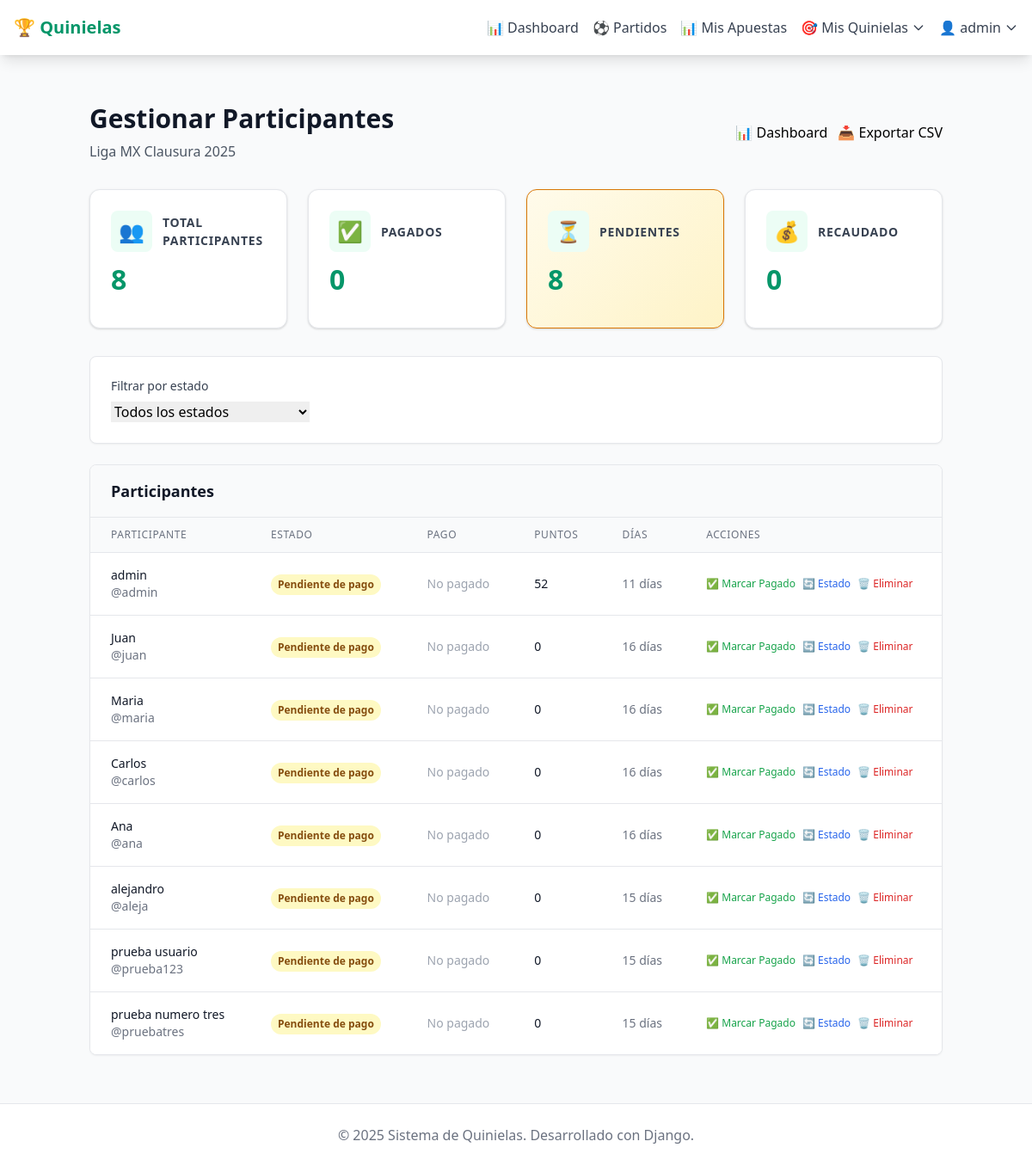
The app's page /quiniela/1/gestionar-participantes/ (signed in) with its own data.
### quinielas/models.py (models this page shows, shortened)
class Quiniela(models.Model):
    nombre = models.CharField(max_length=100)
    descripcion = models.TextField(blank=True, null=True)
    codigo_acceso = models.CharField(max_length=10, unique=True, editable=False)
    creador = models.ForeignKey(User, on_delete=models.CASCADE, related_name='quinielas_creadas')
    fecha_limite = models.DateTimeField()
    fecha_creacion = models.DateTimeField(auto_now_add=True)
    activa = models.BooleanField(default=True)
    class Meta:
        verbose_name = "Quiniela"
        verbose_name_plural = "Quinielas"
        ordering = ['-fecha_creacion']

class Participante(models.Model):
    ESTADOS_PARTICIPANTE = [
        ('PENDIENTE', 'Pendiente de pago'),
        ('PAGADO', 'Pagado y activo'),
        ('SUSPENDIDO', 'Suspendido temporalmente'),
        ('ELIMINADO', 'Eliminado de la quiniela'),
    ]
    usuario = models.ForeignKey(User, on_delete=models.CASCADE)
    quiniela = models.ForeignKey(Quiniela, on_delete=models.CASCADE, related_name='participantes')
    fecha_union = models.DateTimeField(auto_now_add=True)
    puntos_totales = models.IntegerField(default=0)
    estado = models.CharField(
        max_length=20,
        choices=ESTADOS_PARTICIPANTE,
        default='PENDIENTE',
        help_text="Estado actual del participante"
    )
    fecha_pago = models.DateTimeField(
        null=True,
        blank=True,
        help_text="Fecha en que se registró el pago"
    )
    monto_pagado = models.DecimalField(
        max_digits=10,
        decimal_places=2,
        null=True,
        blank=True,
        help_text="Monto pagado por el participante"
    )
    metodo_pago = models.CharField(
        max_length=50,
        blank=True,
        help_text="Método de pago utilizado (efectivo, transferencia, etc.)"
    )
    notas_admin = models.TextField(
        blank=True,
        help_text="Notas privadas del administrador sobre este participante"
    )
    fecha_actualizacion = models.DateTimeField(auto_now=True)
    actualizado_por = models.ForeignKey(
        User,
        on_delete=models.SET_NULL,
        null=True,
        blank=True,
        related_name='participantes_gestionados',
        help_text="Usuario que realizó la última actualización"
    )
    class Meta:
        unique_together = ('usuario', 'quiniela')
        verbose_name = "Participante"
        verbose_name_plural = "Participantes"
        ordering = ['-puntos_totales', 'fecha_union']
    @property
    def dias_desde_union(self):
        from django.utils import timezone
        return (timezone.now() - self.fecha_union).days

### quinielas/views_gestion.py (the view)
# urls.py: path('quiniela/<int:quiniela_id>/gestionar-participantes/', views.gestionar_participantes, name='gestionar_participantes'),
@login_required
def gestionar_participantes(request, quiniela_id):
    quiniela = get_object_or_404(Quiniela, id=quiniela_id, creador=request.user)
    filtro_estado = request.GET.get('estado', 'TODOS')
    participantes = quiniela.participantes.all()
    if filtro_estado != 'TODOS':
        participantes = participantes.filter(estado=filtro_estado)
    paginator = Paginator(participantes, 20)
    page = request.GET.get('page')
    participantes_page = paginator.get_page(page)
    stats = {
        'total': quiniela.participantes.count(),
        'pagados': quiniela.participantes.filter(estado='PAGADO').count(),
        'pendientes': quiniela.participantes.filter(estado='PENDIENTE').count(),
        'suspendidos': quiniela.participantes.filter(estado='SUSPENDIDO').count(),
        'total_recaudado': sum(
            p.monto_pagado or 0
            for p in quiniela.participantes.filter(estado='PAGADO')
        )
    }
    context = {
        'quiniela': quiniela,
        'participantes': participantes_page,
        'filtro_estado': filtro_estado,
        'stats': stats,
        'estados_choices': Participante.ESTADOS_PARTICIPANTE,
    }
    return render(request, 'quinielas/gestionar_participantes.html', context)

### templates/quinielas/gestionar_participantes.html (shortened to what this page needs)
{% extends 'base.html' %}
{% load stats_components %}
{% block content %}
<div class="container mx-auto px-4 py-8">
    <div class="flex flex-col md:flex-row justify-between items-start md:items-center mb-8">
        <div>
            <h1 class="text-3xl font-bold text-gray-900 mb-2">
                Gestionar Participantes
            </h1>
            <p class="text-gray-600">{{ quiniela.nombre }}</p>
        </div>
        <div class="flex gap-3 mt-4 md:mt-0">
            <a href="{% url 'quinielas:dashboard_creador' quiniela.id %}"
               class="btn btn-outline">
                📊 Dashboard
            </a>
            <a href="{% url 'quinielas:exportar_participantes' quiniela.id %}"
               class="btn btn-outline">
                📥 Exportar CSV
            </a>
        </div>
    </div>
    <div class="grid grid-cols-1 md:grid-cols-4 gap-6 mb-8">
        {% stat_card title="Total Participantes" value=stats.total icon="👥" variant="primary" %}
        {% stat_card title="Pagados" value=stats.pagados icon="✅" variant="success" %}
        {% stat_card title="Pendientes" value=stats.pendientes icon="⏳" variant="warning" %}
        {% stat_card title="Recaudado" value="$"|add:stats.total_recaudado icon="💰" variant="info" %}
    </div>
    <div class="bg-white rounded-lg shadow-sm border p-6 mb-6">
        <form method="get" class="flex flex-wrap gap-4 items-end">
            <div>
                <label class="block text-sm font-medium text-gray-700 mb-2">
                    Filtrar por estado
                </label>
                <select name="estado" class="form-input" onchange="this.form.submit()">
                    <option value="TODOS" {% if filtro_estado == "TODOS" %}selected{% endif %}>
                        Todos los estados
                    </option>
                </select>
            </div>
        </form>
    </div>
    <div class="bg-white rounded-lg shadow-sm border overflow-hidden">
        <div class="px-6 py-4 border-b bg-gray-50">
            <h2 class="text-lg font-semibold text-gray-900">
                Participantes
            </h2>
        </div>
        {% if participantes %}
            <div class="overflow-x-auto">
                <table class="min-w-full divide-y divide-gray-200">
                    <thead class="bg-gray-50">
                        <tr>
                            <th class="px-6 py-3 text-left text-xs font-medium text-gray-500 uppercase tracking-wider">
                                Participante
                            </th>
                            <th class="px-6 py-3 text-left text-xs font-medium text-gray-500 uppercase tracking-wider">
                                Estado
                            </th>
                            <th class="px-6 py-3 text-left text-xs font-medium text-gray-500 uppercase tracking-wider">
                                Pago
                            </th>
                            <th class="px-6 py-3 text-left text-xs font-medium text-gray-500 uppercase tracking-wider">
                                Puntos
                            </th>
                            <th class="px-6 py-3 text-left text-xs font-medium text-gray-500 uppercase tracking-wider">
                                Días
                            </th>
                            <th class="px-6 py-3 text-left text-xs font-medium text-gray-500 uppercase tracking-wider">
                                Acciones
                            </th>
                        </tr>
                    </thead>
                    <tbody class="bg-white divide-y divide-gray-200">
                        {% for participante in participantes %}
                        <tr class="hover:bg-gray-50">
                            <td class="px-6 py-4 whitespace-nowrap">
                                <div class="flex items-center">
                                    <div>
                                        <div class="text-sm font-medium text-gray-900">
                                            {{ participante.usuario.get_full_name|default:participante.usuario.username }}
                                        </div>
                                        <div class="text-sm text-gray-500">
                                            @{{ participante.usuario.username }}
                                        </div>
                                    </div>
                                </div>
                            </td>
                            <td class="px-6 py-4 whitespace-nowrap">
                                <span class="inline-flex px-2 py-1 text-xs font-semibold rounded-full
                                    {% if participante.estado == 'PAGADO' %}bg-green-100 text-green-800
                                    {% elif participante.estado == 'PENDIENTE' %}bg-yellow-100 text-yellow-800
                                    {% elif participante.estado == 'SUSPENDIDO' %}bg-red-100 text-red-800
                                    {% else %}bg-gray-100 text-gray-800{% endif %}">
                                    {{ participante.get_estado_display }}
                                </span>
                            </td>
                            <td class="px-6 py-4 whitespace-nowrap text-sm text-gray-900">
                                {% if participante.monto_pagado %}
                                    <div>${{ participante.monto_pagado }}</div>
                                    <div class="text-xs text-gray-500">{{ participante.metodo_pago }}</div>
                                    {% if participante.fecha_pago %}
                                        <div class="text-xs text-gray-400">{{ participante.fecha_pago|date:"d/m/Y" }}</div>
                                    {% endif %}
                                {% else %}
                                    <span class="text-gray-400">No pagado</span>
                                {% endif %}
                            </td>
                            <td class="px-6 py-4 whitespace-nowrap text-sm font-medium text-gray-900">
                                {{ participante.puntos_totales }}
                            </td>
                            <td class="px-6 py-4 whitespace-nowrap text-sm text-gray-500">
                                {{ participante.dias_desde_union }} días
                            </td>
                            <td class="px-6 py-4 whitespace-nowrap text-sm font-medium">
                                <div class="flex space-x-2">
                                    {% if participante.estado == 'PENDIENTE' %}
                                        <button onclick="mostrarFormularioPago({{ participante.id }})"
                                                class="text-green-600 hover:text-green-900 text-xs">
                                            ✅ Marcar Pagado
                                        </button>
                                    {% endif %}
                                    <button onclick="mostrarCambiarEstado({{ participante.id }})"
                                            class="text-blue-600 hover:text-blue-900 text-xs">
                                        🔄 Estado
                                    </button>
                                    <button onclick="confirmarEliminacion({{ participante.id }}, '{{ participante.usuario.username }}')"
                                            class="text-red-600 hover:text-red-900 text-xs">
                                        🗑️ Eliminar
                                    </button>
                                </div>
                            </td>
                        </tr>
                        {% endfor %}
                    </tbody>
                </table>
            </div>
        {% endif %}
    </div>
</div>
{% endblock %}

### templates/base.html (shortened to what this page needs)
{% load static %}
<!DOCTYPE html>
<html lang="es">
<head>
    <script src="https://cdn.tailwindcss.com"></script>
</head>
<body class="bg-gray-50 min-h-screen"
      data-user-authenticated="{% if user.is_authenticated %}true{% else %}false{% endif %}"
      data-username="{{ user.username|default:'anonymous' }}">
    <nav class="bg-white shadow-lg sticky top-0 z-50">
        <div class="max-w-7xl mx-auto px-4">
            <div class="flex justify-between h-16">
                <div class="flex items-center">
                    <a href="{% url 'quinielas:home' %}" class="text-xl font-bold text-primary">
                        🏆 Quinielas
                    </a>
                </div>
                <div class="hidden md:flex items-center space-x-4">
                    {% if user.is_authenticated %}
                        <a href="{% url 'quinielas:dashboard' %}" class="text-gray-700 hover:text-primary font-medium transition-colors">
                            📊 Dashboard
                        </a>
                        <a href="{% url 'quinielas:partidos' %}" class="text-gray-700 hover:text-primary transition-colors">
                            ⚽ Partidos
                        </a>
                        <a href="{% url 'quinielas:mis_apuestas' %}" class="text-gray-700 hover:text-primary transition-colors">
                            📊 Mis Apuestas
                        </a>
                        {% load quinielas_extras %}
                        {% get_user_created_quinielas user as created_quinielas %}
                        {% if created_quinielas %}
                        <div class="relative group">
                            <button class="text-gray-700 hover:text-primary flex items-center transition-colors">
                                🎯 Mis Quinielas
                                <svg class="w-4 h-4 ml-1 transition-transform group-hover:rotate-180" fill="none" stroke="currentColor" viewBox="0 0 24 24">
                                    <path stroke-linecap="round" stroke-linejoin="round" stroke-width="2" d="M19 9l-7 7-7-7"></path>
                                </svg>
                            </button>
                        </div>
                        {% endif %}
                        <div class="relative group">
                            <button class="text-gray-700 hover:text-primary flex items-center font-medium transition-colors">
                                👤 {{ user.username }}
                                <svg class="w-4 h-4 ml-1 transition-transform group-hover:rotate-180" fill="none" stroke="currentColor" viewBox="0 0 24 24">
                                    <path stroke-linecap="round" stroke-linejoin="round" stroke-width="2" d="M19 9l-7 7-7-7"></path>
                                </svg>
                            </button>
                        </div>
                    {% endif %}
                </div>
            </div>
        </div>
    </nav>
    <main class="max-w-7xl mx-auto px-4 py-6">
        {% block content %}
        {% endblock %}
    </main>
    <footer class="bg-white border-t mt-auto">
        <div class="max-w-7xl mx-auto px-4 py-6">
            <div class="text-center text-gray-500">
                <p>&copy; 2025 Sistema de Quinielas. Desarrollado con Django.</p>
            </div>
        </div>
    </footer>
</body>
</html>

### records on screen
Quiniela: nombre "Liga MX Clausura 2025"
Participante: usuario.get_full_name "admin", usuario.username "admin", estado "Pendiente de pago", shows "No pagado", puntos_totales "52", dias_desde_union "11"
Participante: usuario.get_full_name "Juan", usuario.username "juan", estado "Pendiente de pago", shows "No pagado", puntos_totales "0", dias_desde_union "16"
Participante: usuario.get_full_name "Maria", usuario.username "maria", estado "Pendiente de pago", shows "No pagado", puntos_totales "0", dias_desde_union "16"
Participante: usuario.get_full_name "Carlos", usuario.username "carlos", estado "Pendiente de pago", shows "No pagado", puntos_totales "0", dias_desde_union "16"
Participante: usuario.get_full_name "Ana", usuario.username "ana", estado "Pendiente de pago", shows "No pagado", puntos_totales "0", dias_desde_union "16"
Participante: usuario.get_full_name "alejandro", usuario.username "aleja", estado "Pendiente de pago", shows "No pagado", puntos_totales "0", dias_desde_union "15"
Participante: usuario.get_full_name "prueba usuario", usuario.username "prueba123", estado "Pendiente de pago", shows "No pagado", puntos_totales "0", dias_desde_union "15"
Participante: usuario.get_full_name "prueba numero tres", usuario.username "pruebatres", estado "Pendiente de pago", shows "No pagado", puntos_totales "0", dias_desde_union "15"

### other values on screen
{{ user.username }} "admin"
{{ icon }} "👥 ✅ ⏳ 💰"
{{ title }} "TOTAL PARTICIPANTES PAGADOS PENDIENTES RECAUDADO"
{{ value|default:'0' }} "8 0 8 0"
